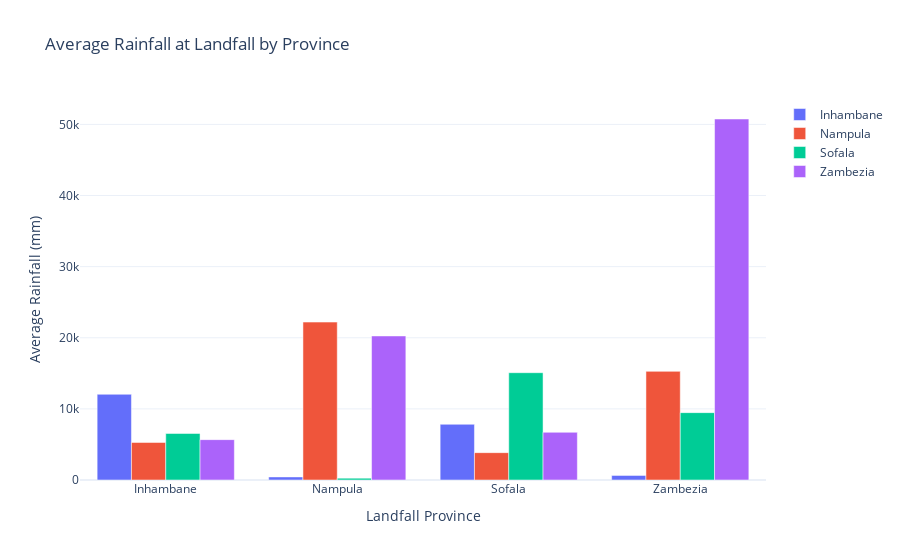

Notebook code cell kept with this figure:
### Code cell
# Filter data to include only landfall events
landfall_data = complete_df[complete_df["status"] == "Landfall"]

# Melt the DataFrame to long format for aggregation
rainfall_long = landfall_data.melt(
    id_vars=["ADM1_PT"],
    value_vars=[
        "Inhambane_rainfall",
        "Nampula_rainfall",
        "Sofala_rainfall",
        "Zambezia_rainfall",
    ],
    var_name="province_rainfall",
    value_name="rainfall",
)

# Extract province names from column names
rainfall_long["province"] = rainfall_long["province_rainfall"].str.replace(
    "_rainfall", ""
)

# Calculate average rainfall for each province based on ADM1_PT
average_rainfall = (
    rainfall_long.groupby(["ADM1_PT", "province"])["rainfall"].mean().reset_index()
)

# Pivot the DataFrame to get provinces as columns
pivot_rainfall = average_rainfall.pivot(
    index="ADM1_PT", columns="province", values="rainfall"
).fillna(0)

# Create a bar plot with Plotly
fig = go.Figure()

# Add bar traces for each province
for province in pivot_rainfall.columns:
    fig.add_trace(
        go.Bar(
            x=pivot_rainfall.index,
            y=pivot_rainfall[province],
            name=province,
            # text=pivot_rainfall[province].apply(lambda x: f"{x:,.0f}"),
            textposition="auto",
        )
    )

# Update layout
fig.update_layout(
    title="Average Rainfall at Landfall by Province",
    xaxis_title="Landfall Province",
    yaxis_title="Average Rainfall (mm)",
    barmode="group",  # Stack bars to show totals for each landfall province
    template="plotly_white",
)

fig.show()

### Figure 1 — Plotly figure (JSON) as saved in the notebook; plotly's stock layout.template omitted (floating-point values rounded to 4 significant figures)
{"data": [{"name": "Inhambane", "textposition": "auto", "type": "bar", "x": ["Inhambane", "Nampula", "Sofala", "Zambezia"], "y": [12050.0, 432.5, 7835.0, 648.6]}, {"name": "Nampula", "textposition": "auto", "type": "bar", "x": ["Inhambane", "Nampula", "Sofala", "Zambezia"], "y": [5278, 22200.0, 3845, 15270.0]}, {"name": "Sofala", "textposition": "auto", "type": "bar", "x": ["Inhambane", "Nampula", "Sofala", "Zambezia"], "y": [6543.0, 262.3, 15090.0, 9471.0]}, {"name": "Zambezia", "textposition": "auto", "type": "bar", "x": ["Inhambane", "Nampula", "Sofala", "Zambezia"], "y": [5676.0, 20250.0, 6708.0, 50756]}], "layout": {"barmode": "group", "title": {"text": "Average Rainfall at Landfall by Province"}, "xaxis": {"title": {"text": "Landfall Province"}}, "yaxis": {"title": {"text": "Average Rainfall (mm)"}}}}
